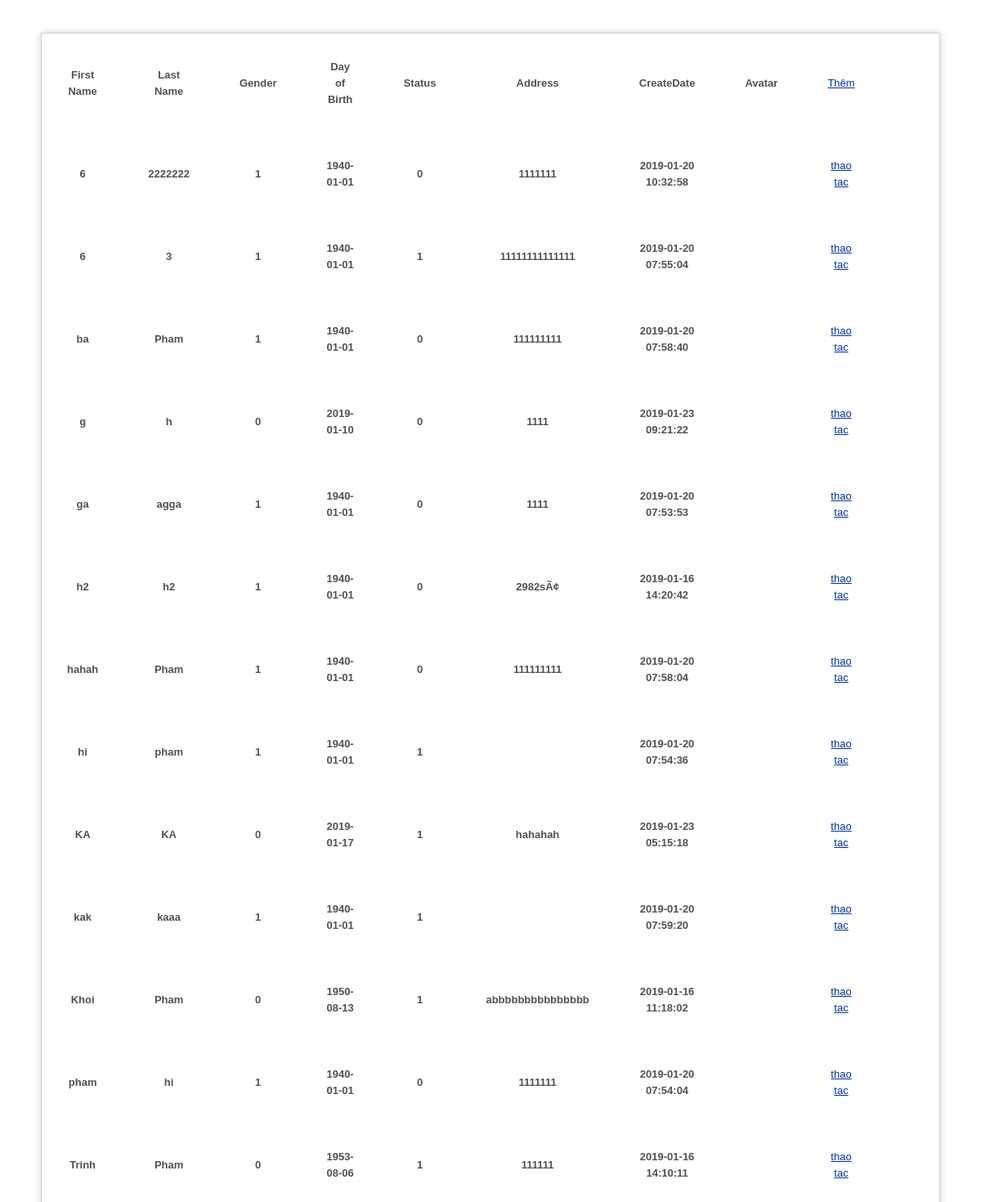
The page / on the database its author committed.
### tables this page shows
CREATE TABLE `user` (
  `FirstName` varchar(200) NOT NULL,
  `LastName` varchar(200) NOT NULL,
  `Gender` bit(1) NOT NULL,
  `Address` varchar(200) NOT NULL,
  `DoB` date NOT NULL,
  `Status` bit(1) NOT NULL,
  `CreateDate` datetime NOT NULL
);

### application/controllers/Welcome.php (called while the page is built, shortened)
<?php
class Welcome extends CI_Controller
{
    public function __construct()
    {
        $this->load->model('User_model');
    }
    public function index()
    {
        $Result = $this->User_model->getListUser();
        $Data['Result'] = $Result;
        $this->load->view('welcome_message', $Data);
    }
}
?>

### index.php (called while the page is built, shortened)
<?php
require_once BASEPATH.'core/CodeIgniter.php';

### application/models/User_model.php (called while the page is built, shortened)
<?php
class User_model extends CI_Model
{
    public function getListUser()
    {
        $Query = $this->db->get('user');
        return $Query->result_array();
    }
}
?>

### application/views/welcome_message.php (the view, shortened to what this page needs)
<!DOCTYPE html>
<html lang="en">
<head>
</head>
<body>
<div id="container">
	<table cols='0' width="500px" cellspacing="1" cellpadding="30" >
		<tr>
           <th align="center">First Name </th>
           <th align="center">Last Name </th>
           <th align="center">Gender </th>
           <th align="center">Day of Birth </th>
           <th align="center">Status </th>
           <th align="center">Address </th>
           <th align="center">CreateDate </th>
           <th align="center">Avatar</th>
           <th align="center"><a href='index.php/Welcome/insertUser'>Thêm</a></th>
        </tr>
        <?php
        foreach($Result as $key=>$value)
            {
                $First=$value['FirstName'];
                $Last=$value['LastName'];
                $Gender=$value['Gender'];
                $Address=$value['Address'];
                $Dob=$value['DoB'];
                $Status=$value['Status'];
                $Time=$value['CreateDate'];
                $Avatar=$value['Avatar'];
                echo"<tr>
                <th align='center'>$First </th>
                <th align='center'>$Last </th>
                <th align='center'>$Gender </th>
                <th align='center'>$Dob</th>
                <th align='center'>$Status</th>
                <th align='center'> $Address</th>
                <th align='center'>";
                echo date_format(new Datetime($Time), 'Y-m-d H:i:s').'</th>';
                echo "<th align='center'><img src='$Avatar'></th>";
                echo " <th align='center'><a href='index.php/Welcome/Action?first=$First&last=$Last'>thao tac</a></th></tr>";
            }
        ?>
	</table>
</div>
</body>
</html>

### application/views/welcome_message.php (style rules this page uses)
body { background-color: #fff; margin: 40px; font: 13px/20px normal Helvetica, Arial, sans-serif; color: #4F5155; }
a { color: #003399; background-color: transparent; font-weight: normal; }
#container { margin: 10px; border: 1px solid #D0D0D0; box-shadow: 0 0 8px #D0D0D0; }

### rows shown on the page
user: FirstName "6", LastName "2222222", Gender "1", DoB "1940-01-01", Status "0", Address "1111111", CreateDate "2019-01-20 10:32:58"
user: FirstName "6", LastName "3", Gender "1", DoB "1940-01-01", Status "1", Address "11111111111111", CreateDate "2019-01-20 07:55:04"
user: FirstName "ba", LastName "Pham", Gender "1", DoB "1940-01-01", Status "0", Address "111111111", CreateDate "2019-01-20 07:58:40"
user: FirstName "g", LastName "h", Gender "0", DoB "2019-01-10", Status "0", Address "1111", CreateDate "2019-01-23 09:21:22"
user: FirstName "ga", LastName "agga", Gender "1", DoB "1940-01-01", Status "0", Address "1111", CreateDate "2019-01-20 07:53:53"
user: FirstName "h2", LastName "h2", Gender "1", DoB "1940-01-01", Status "0", Address "2982sÃ¢", CreateDate "2019-01-16 14:20:42"
user: FirstName "hahah", LastName "Pham", Gender "1", DoB "1940-01-01", Status "0", Address "111111111", CreateDate "2019-01-20 07:58:04"
user: FirstName "hi", LastName "pham", Gender "1", DoB "1940-01-01", Status "1", CreateDate "2019-01-20 07:54:36"
user: FirstName "KA", LastName "KA", Gender "0", DoB "2019-01-17", Status "1", Address "hahahah", CreateDate "2019-01-23 05:15:18"
user: FirstName "kak", LastName "kaaa", Gender "1", DoB "1940-01-01", Status "1", CreateDate "2019-01-20 07:59:20"
user: FirstName "Khoi", LastName "Pham", Gender "0", DoB "1950-08-13", Status "1", Address "abbbbbbbbbbbbbbb", CreateDate "2019-01-16 11:18:02"
user: FirstName "pham", LastName "hi", Gender "1", DoB "1940-01-01", Status "0", Address "1111111", CreateDate "2019-01-20 07:54:04"
user: FirstName "Trinh", LastName "Pham", Gender "0", DoB "1953-08-06", Status "1", Address "111111", CreateDate "2019-01-16 14:10:11"
